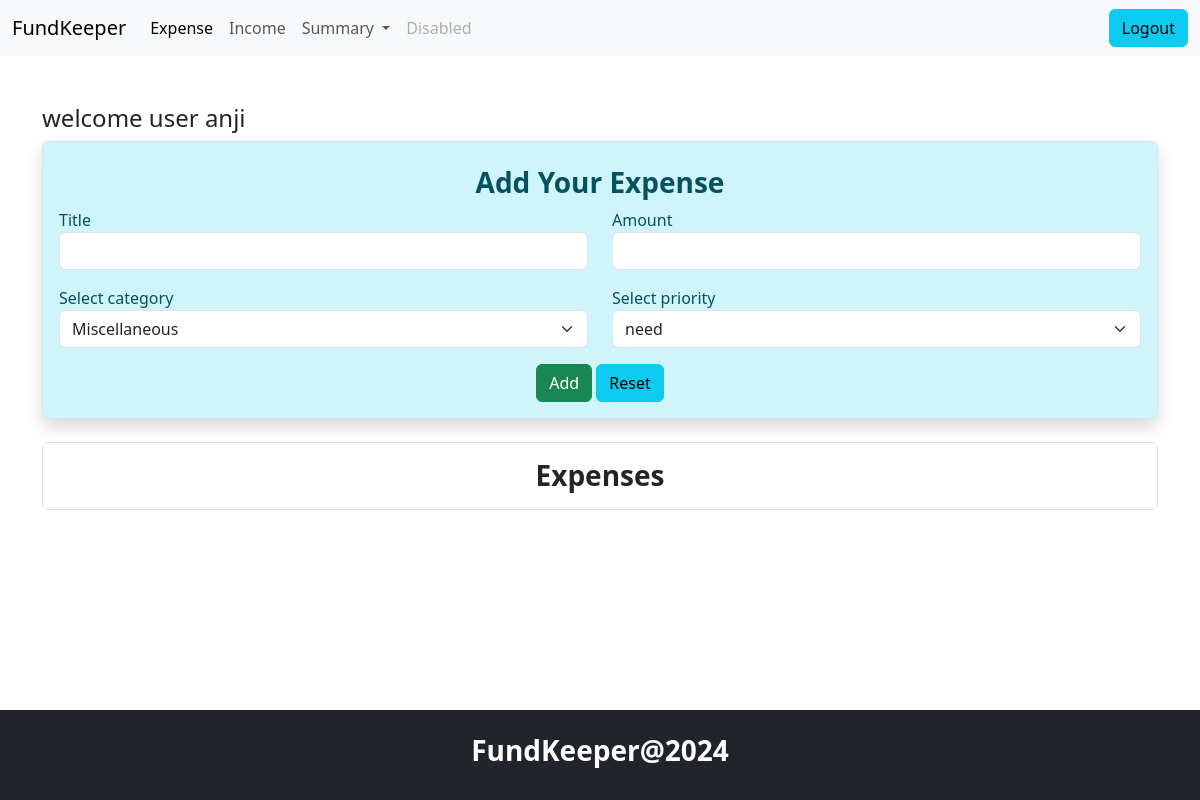
The page /expense/add/ (signed in) on the database as committed earlier.
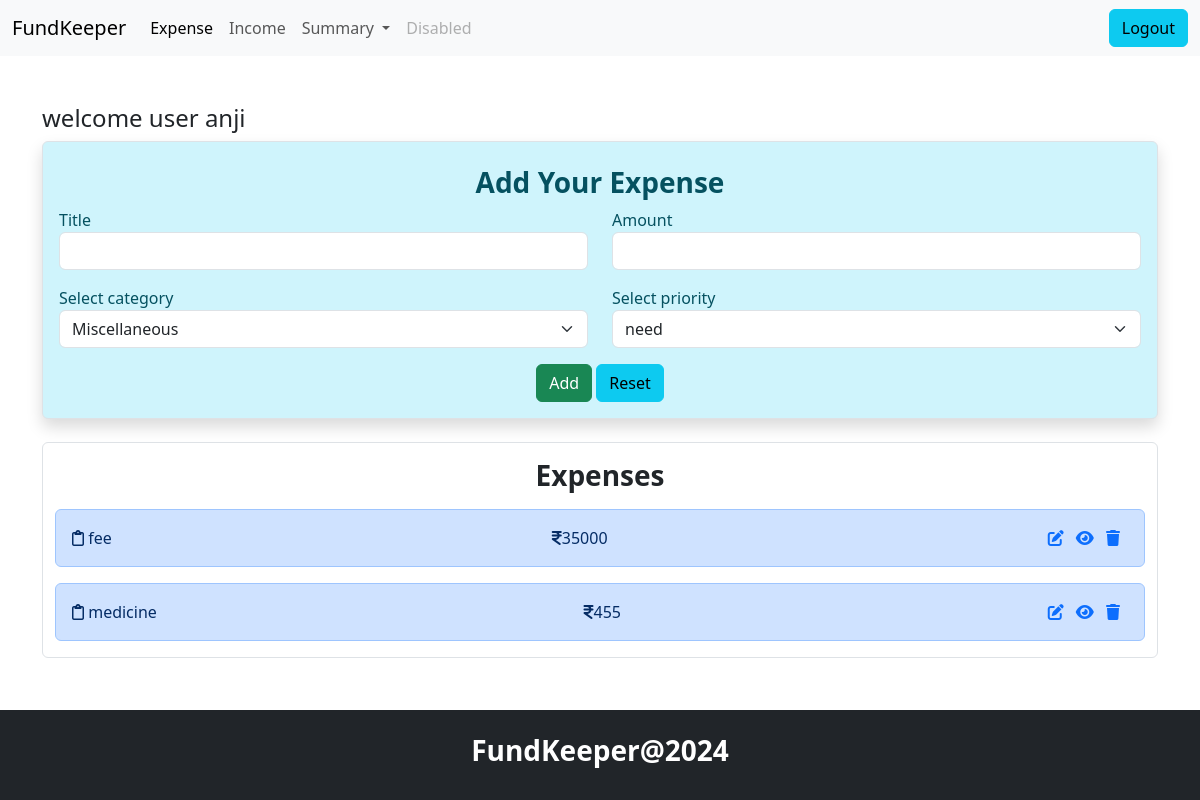
The same page on the database as committed later.
### budget/models.py (models this page shows, shortened)
class Expense(models.Model):
    title=models.CharField(max_length=200)
    amount=models.PositiveIntegerField()
    expense_categories = (
        ("Housing", "Housing"),
        ("Transportation", "Transportation"),
        ("Food", "Food"),
        ("Health", "Health"),
        ("Entertainment", "Entertainment"),
        ("DebtPayments", "Debt Payments"),
        ("PersonalCare", "Personal Care"),
        ("Education", "Education"),
        ("Savings", "Savings"),
        ("Miscellaneous", "Miscellaneous")
    )
    category=models.CharField(max_length=200,choices=expense_categories,default="Miscellaneous")
    user_object=models.ForeignKey(User,on_delete=models.CASCADE)
    created_date=models.DateTimeField(auto_now_add=True)
    priority_options=(
        ("need","need"),
        ("want","want")
    )
    priority=models.CharField(max_length=200,choices=priority_options,default="need")

### budget/views.py (the view, shortened to what this page needs)
# urls.py: path('expense/add/',views.ExpenseCreateView.as_view(),name='expense-add'),
class ExpenseCreateView(View):
    def get(self,request,*args, **kwargs):
        form_instance=ExpenseForm()
        qs=Expense.objects.filter(user_object=request.user)
        return render(request,"expense_add.html",{"form":form_instance,"data":qs})

### budget/forms.py
class ExpenseForm(forms.ModelForm):
    class Meta:
        model=Expense
        exclude=("id","created_date","user_object")
        widgets={
            "title":forms.TextInput(attrs={"class":"form-control"}),
            "amount":forms.NumberInput(attrs={"class":"form-control"}),
            "category":forms.Select(attrs={"class":"form-control form-select"}),
            "priority":forms.Select(attrs={"class":"form-control form-select"})
        }

### budget/templates/expense_add.html (shortened to what this page needs)
{%extends 'base.html'%}
{%block main_block%}
<div class="container mt-5">
    <h4>welcome user {{request.user}}</h4>
    <div class="container-fluid border p-3 shadow mb-4 rounded  bg-info-subtle text-info-emphasis" data-aos="zoom-out-up" data-aos-easing="ease-out-cubic"
        data-aos-duration="2000">
        <h3 class="text-center fw-bold my-2">Add Your Expense</h3>
        <form action="" method="post">
            <div class="mb-3">
                <div class="row">
                    <div class="col-6">
                        <label for="">Title</label>
                        {{form.title}}
                    </div>
                    <div class="col-6">
                        <label for="">Amount</label>
                        {{form.amount}}
                    </div>
                </div>
            </div>
            <div class="mb-3">
                <div class="row">
                    <div class="col-6">
                        <label for="">Select category</label>
                        {{form.category}}
                    </div>
                    <div class="col-6">
                        <label for="">Select priority</label>
                        {{form.priority}}
                    </div>
                </div>
            </div>
            <div class="d-flex justify-content-center">
                <div>
                    <button type="submit" class="btn btn-success">Add</button>
                    <button type="reset" class="btn btn-info">Reset</button>
                </div>
            </div>
        </form>
    </div>
    <div class="container-fluid border mb-5 rounded">
        <h3 class="text-center fw-bold my-3">Expenses</h3>
        {%for e in data%}
        <div class="alert alert-primary d-flex justify-content-between" role="alert" data-aos="fade-down"
            data-aos-easing="linear" data-aos-duration="1000">
            <div> <i class="fa-regular fa-clipboard"></i> {{e.title}}</div>
            <div> <i class="fa-solid fa-indian-rupee-sign"></i>{{e.amount}}</div>
            <div>
                <a href="{%url 'expense-edit' e.id%}" class="me-2"><i class="fa-solid fa-pen-to-square"> </i></a>
                <a href="{%url 'expense-detail' e.id%}" class="me-2"><i class="fa-solid fa-eye"></i></a>
                <a href="{%url 'expense-delete' e.id%}" class="me-2"><i class="fa-solid fa-trash"></i></a>
            </div>
        </div>
        {%endfor%}
    </div>
</div>
{%endblock%}

Rows that differ between the two databases and show on the page:
now on this page (row edited): Expense: title "fee", amount "35000"
now on this page (row edited): Expense: title "medicine", amount "455"
